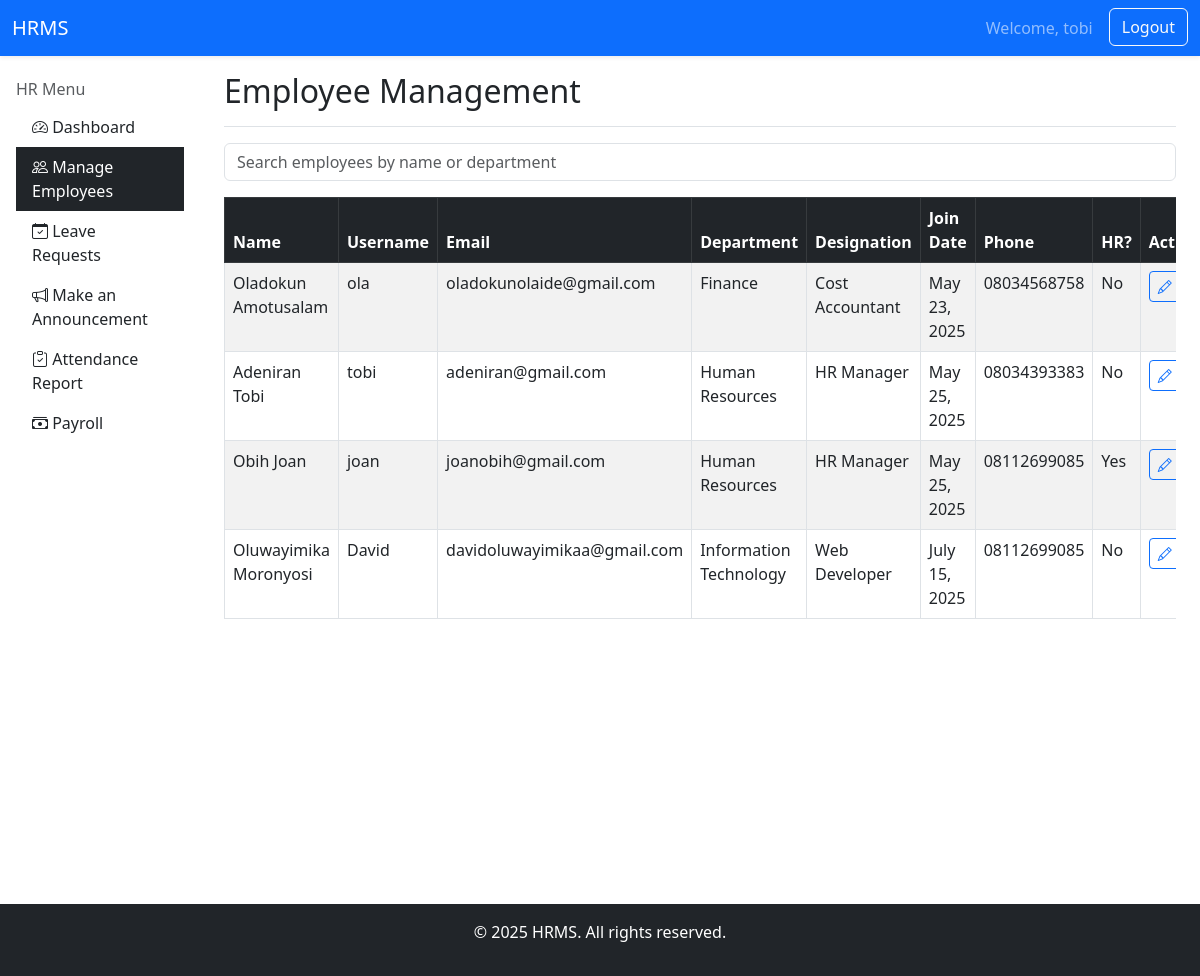
Screenshot of /employees/ (signed in) with the database file from the repository.
### core/models.py (models this page shows, shortened)
class Employee(models.Model):
    user = models.OneToOneField(User, on_delete=models.CASCADE, related_name='employee')
    department = models.CharField(max_length=100)
    designation = models.CharField(max_length=100)
    join_date = models.DateField()
    phone = models.CharField(max_length=15)
    address = models.TextField()
    is_hr = models.BooleanField(default=False)
    avatar = models.ImageField(upload_to='avatars/', blank=True, null=True)

### core/views.py (the view)
# urls.py: path('employees/', views.employee_list, name='employee_list'),
@login_required
def employee_list(request):
    employees = Employee.objects.select_related('user').all()
    return render(request, 'core/employee_list.html', {'employees': employees})

### templates/core/employee_list.html (shortened to what this page needs)
{% extends "core/base.html" %}
{% block brand_link %}
<a class="navbar-brand" href="{% url 'hr_dashboard' %}">HRMS</a>
{% endblock %}
{% block content %}
{% include "core/sidebar.html" %}
  <main class="col-md-9 ms-sm-auto col-lg-10 px-md-4 mt-3">
      <div class="d-flex justify-content-between flex-wrap flex-md-nowrap align-items-center pb-2 mb-3 border-bottom">
        <h2>Employee Management</h2>
      </div>
      <div class="mb-3">
        <input type="text" id="searchInput" class="form-control" placeholder="Search employees by name or department">
      </div>
      <div class="table-responsive">
      <table class="table table-striped table-bordered" id="employeeTable">
        <thead class="table-dark">
          <tr>
            <th>Name</th>
            <th>Username</th>
            <th>Email</th>
            <th>Department</th>
            <th>Designation</th>
            <th>Join Date</th>
            <th>Phone</th>
            <th>HR?</th>
            <th>Actions</th>
          </tr>
        </thead>
        <tbody>
        {% for emp in employees %}
          <tr>
            <td>{{ emp.user.get_full_name }}</td>
            <td>{{ emp.user.username }}</td>
            <td>{{ emp.user.email }}</td>
            <td>{{ emp.department }}</td>
            <td>{{ emp.designation }}</td>
            <td>{{ emp.join_date }}</td>
            <td>{{ emp.phone }}</td>
            <td>{{ emp.is_hr|yesno:"Yes,No" }}</td>
            <td>
              <div class="d-flex gap-1">
                <a href="{% url 'edit_employee' emp.id %}" class="btn btn-sm btn-outline-primary" title="Edit">
                  <i class="bi bi-pencil"></i>
                </a>
              </div>
            </td>
          </tr>
        {% endfor %}
        </tbody>
      </table>
    </div>
  </main>
{% endblock %}

### templates/core/base.html (shortened to what this page needs)
<!doctype html>
<html lang="en">
  <head>
    <link rel="stylesheet" href="https://cdnjs.cloudflare.com/ajax/libs/font-awesome/6.5.0/css/all.min.css">
    <link href="https://cdn.jsdelivr.net/npm/bootstrap@5.3.6/dist/css/bootstrap.min.css" rel="stylesheet">
    <link href="https://cdn.jsdelivr.net/npm/bootstrap@5.3.0/dist/css/bootstrap.min.css" rel="stylesheet">
    <link href="https://cdn.jsdelivr.net/npm/bootstrap-icons@1.10.5/font/bootstrap-icons.css" rel="stylesheet">
  </head>
  <body>
    {% block nav %}
      <nav class="navbar navbar-expand-lg navbar-dark bg-primary shadow-sm">
        <div class="container-fluid">
        {% block brand_link %}{% endblock %}
        <div class="collapse navbar-collapse justify-content-end" id="navbarContent">
        <ul class="navbar-nav mb-2 mb-lg-0">
          {% if user.is_authenticated %}
            <li class="nav-item">
              <a class="nav-link" href="#">Welcome, {{ user.username }}</a>
            </li>
            <li class="nav-item">
              <form method="post" action="{% url 'logout' %}" class="d-inline">
                <button type="submit" class="btn btn-outline-light ms-2">Logout</button>
              </form>
            </li>
          {% endif %}
      </ul>
    </div>
  </div>
</nav>
{% endblock %}
  <div class="container-fluid">
    <div class="row">
      {% block content %}
      {% endblock %}
    </div>
  </div>
  <footer class="mt-5 text-center text-white bg-dark py-3">
    <p>&copy; 2025 HRMS. All rights reserved.</p>
  </footer>
  </body>
</html>

### rows the page displays
Employee: user.get_full_name "Oladokun Amotusalam", user.username "ola", user.email "oladokunolaide@gmail.com", department "Finance", designation "Cost Accountant", join_date "May 23, 2025", phone "08034568758", is_hr "No"
Employee: user.get_full_name "Adeniran Tobi", user.username "tobi", user.email "adeniran@gmail.com", department "Human Resources", designation "HR Manager", join_date "May 25, 2025", phone "08034393383", is_hr "No"
Employee: user.get_full_name "Obih Joan", user.username "joan", user.email "joanobih@gmail.com", department "Human Resources", designation "HR Manager", join_date "May 25, 2025", phone "08112699085", is_hr "Yes"
Employee: user.get_full_name "Oluwayimika Moronyosi", user.username "David", user.email "davidoluwayimikaa@gmail.com", department "Information Technology", designation "Web Developer", join_date "July 15, 2025", phone "08112699085", is_hr "No"

### other values shown
{{ user.username }} "tobi"
